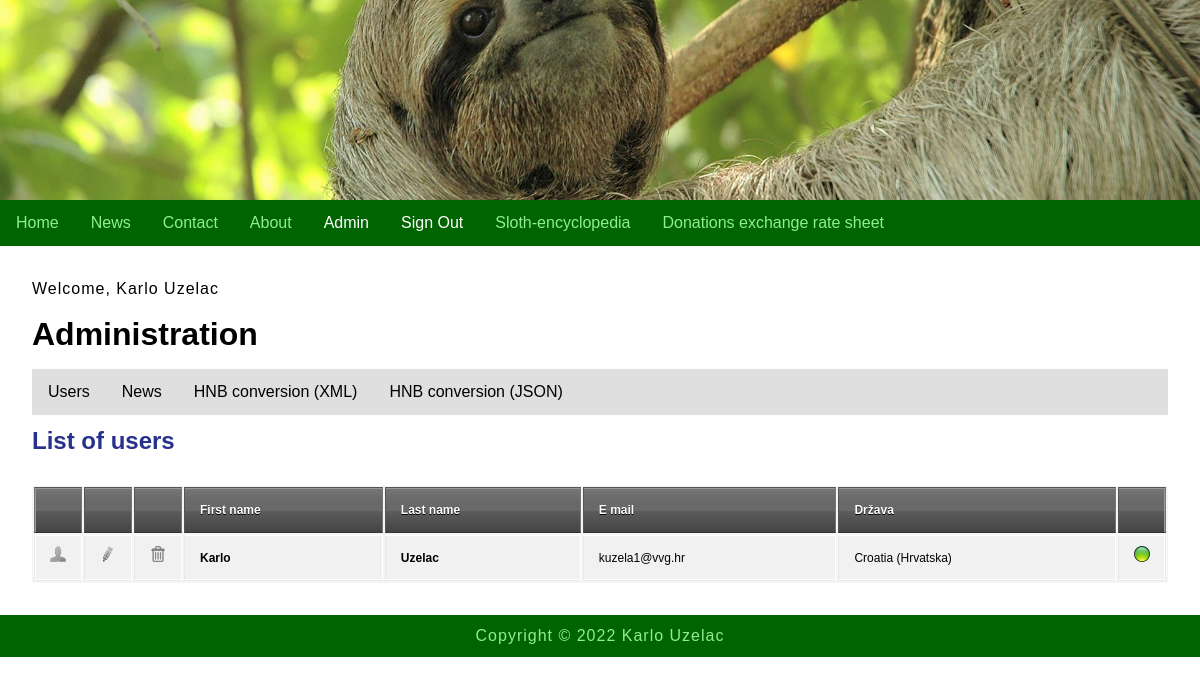
/index.php?menu=7 (signed in), run on the app's committed database.
### tables this page shows
CREATE TABLE `users` (
  `id` int(11) NOT NULL,
  `firstname` varchar(255) NOT NULL,
  `lastname` varchar(255) NOT NULL,
  `email` varchar(255) NOT NULL,
  `username` varchar(255) NOT NULL,
  `password` varchar(255) NOT NULL,
  `country` char(2) NOT NULL,
  `date` timestamp NOT NULL DEFAULT CURRENT_TIMESTAMP ON UPDATE CURRENT_TIMESTAMP,
  `archive` enum('Y','N') NOT NULL DEFAULT 'Y'
);

CREATE TABLE `countries` (
  `id` int(11) NOT NULL,
  `country_code` varchar(2) NOT NULL DEFAULT '',
  `country_name` varchar(100) NOT NULL DEFAULT ''
);

### admin/users.php (the view, shortened to what this page needs)
<?php
	if (isset($_GET['id']) && $_GET['id'] != '') {
		$query  = "SELECT * FROM users";
		$query .= " WHERE id=".$_GET['id'];
		$result = @mysqli_query($MySQL, $query);
		$row = @mysqli_fetch_array($result);
		print '
		<h2>User profile</h2>
		<p><b>First name:</b> ' . $row['firstname'] . '</p>
		<p><b>Last name:</b> ' . $row['lastname'] . '</p>
		<p><b>Username:</b> ' . $row['username'] . '</p>';
		$_query  = "SELECT * FROM countries";
		$_query .= " WHERE country_code='" . $row['country'] . "'";
		$_result = @mysqli_query($MySQL, $_query);
		$_row = @mysqli_fetch_array($_result);
		print '
		<p><b>Country:</b> ' .$_row['country_name'] . '</p>
		<p><b>Date:</b> ' . pickerDateToMysql($row['date']) . '</p>
		<p><a href="index.php?menu='.$menu.'&amp;action='.$action.'">Back</a></p>';
		}
	else {
		print '
		<h2>List of users</h2>
		<div id="users">
			<table>
				<thead>
					<tr>
						<th width="16"></th>
						<th width="16"></th>
						<th width="16"></th>
						<th>First name</th>
						<th>Last name</th>
						<th>E mail</th>
						<th>Država</th>
						<th width="16"></th>
					</tr>
				</thead>
				<tbody>';
				$query  = "SELECT * FROM users";
				$result = @mysqli_query($MySQL, $query);
				while($row = @mysqli_fetch_array($result)) {
					print '
					<tr>
						<td><a href="index.php?menu='.$menu.'&amp;action='.$action.'&amp;id=' .$row['id']. '"><img src="img/user.png" alt="user"></a></td>
						<td><a href="index.php?menu='.$menu.'&amp;action='.$action.'&amp;edit=' .$row['id']. '"><img src="img/edit.png" alt="edit"></a></td>
						<td><a href="index.php?menu='.$menu.'&amp;action='.$action.'&amp;delete=' .$row['id']. '"><img src="img/delete.png" alt="delete"></a></td>
						<td><strong>' . $row['firstname'] . '</strong></td>
						<td><strong>' . $row['lastname'] . '</strong></td>
						<td>' . $row['email'] . '</td>
						<td>';
							$_query  = "SELECT * FROM countries";
							$_query .= " WHERE country_code='" . $row['country'] . "'";
							$_result = @mysqli_query($MySQL, $_query);
							$_row = @mysqli_fetch_array($_result, MYSQLI_ASSOC);
							print $_row['country_name'] . '
						</td>
						<td>';
							if ($row['archive'] == 'Y') { print '<img src="img/inactive.png" alt="archive" title="" />'; }
                            else if ($row['archive'] == 'N') { print '<img src="img/active.png" alt="active" title="" />'; }
						print '
						</td>
					</tr>';
				}
			print '
				</tbody>
			</table>
		</div>';
	}
?>

### style.css (style rules this page uses)
body, html { font-family: 'Franklin Gothic Medium', sans-serif; margin: 0; font-size: 16px; }
h1,h2 { margin: 0.5em 0; font-size: 2em; }
h2 { font-size: 1.5em; color: #27318b; }
main a { color: #27318b; text-decoration: none; }
p { margin: 1em 0; line-height: 1.4em; letter-spacing: 1px; }
img { width: 100%; }
table { background: #f5f5f5; border-collapse: separate; box-shadow: inset 0 1px 0 #fff; font-size: 12px; line-height: 24px; margin: 30px auto; text-align: left; width: 100%; }
th { background: url(http://jackrugile.com/images/misc/noise-diagonal.png), linear-gradient(#777, #444); border-left: 1px solid #555; border-right: 1px solid #777; border-top: 1px solid #555; border-bottom: 1px solid #333; box-shadow: inset 0 1px 0 #999; color: #fff; font-weight: bold; padding: 10px 15px; position: relative; text-shadow: 0 1px 0 #000; }
th:after { background: linear-gradient(rgba(255,255,255,0), rgba(255,255,255,.08)); content: ''; display: block; height: 25%; left: 0; margin: 1px 0 0 0; position: absolute; top: 25%; width: 100%; }
th:first-child { border-left: 1px solid #777; box-shadow: inset 1px 1px 0 #999; }
th:last-child { box-shadow: inset -1px 1px 0 #999; }
td { border-right: 1px solid #fff; border-left: 1px solid #e8e8e8; border-top: 1px solid #fff; border-bottom: 1px solid #e8e8e8; padding: 10px 15px; position: relative; transition: all 300ms; }
td:first-child { box-shadow: inset 1px 0 0 #fff; }
td:last-child { border-right: 1px solid #e8e8e8; box-shadow: inset -1px 0 0 #fff; }
tr { background: url(http://jackrugile.com/images/misc/noise-diagonal.png); }
tr:nth-child(odd) td { background: #f1f1f1 url(http://jackrugile.com/images/misc/noise-diagonal.png); }
tr:last-of-type td { box-shadow: inset 0 -1px 0 #fff; }
tr:last-of-type td:first-child { box-shadow: inset 1px -1px 0 #fff; }
tr:last-of-type td:last-child { box-shadow: inset -1px -1px 0 #fff; }

### data on the page
users: firstname "Karlo", lastname "Uzelac", email "kuzela1@vvg.hr", countries.country_name "Croatia (Hrvatska)"

### other printed values
$_SESSION['message'] "Welcome, Karlo Uzelac"
